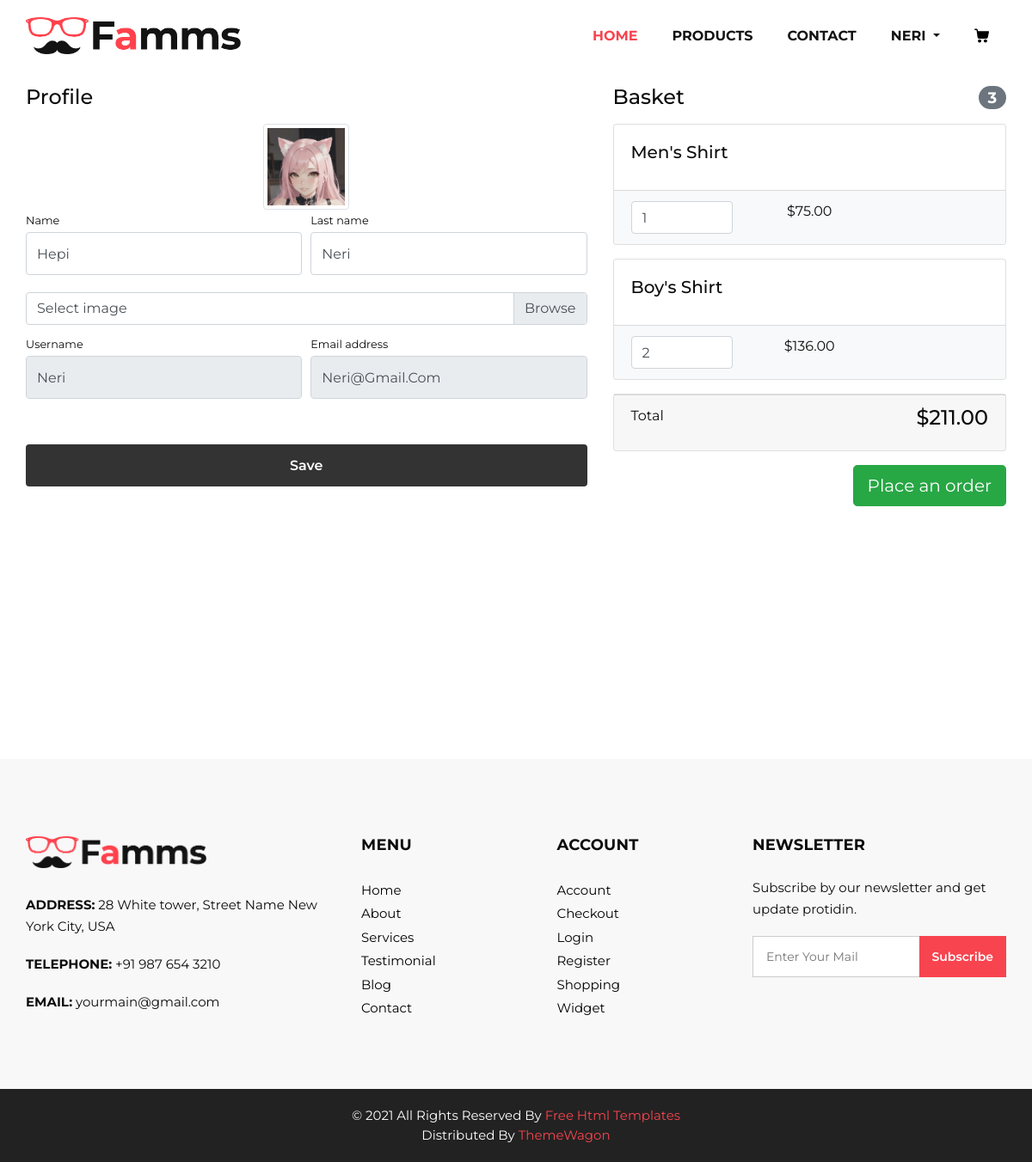
Page /user/profile/ (signed in) on the committed database.
### users/models.py (models this page shows)
class User(AbstractUser):
    image = models.ImageField(upload_to='users_image', null=True, blank=True)
    address = models.TextField(null=True, blank=True)

### orders/models.py (models this page shows, shortened)
class Basket(models.Model):
    user = models.ForeignKey(to=User, on_delete=models.CASCADE)
    objects = BasketQuerySet.as_manager()

class BasketItem(models.Model):
    basket = models.ForeignKey(to=Basket, on_delete=models.CASCADE)
    product = models.ForeignKey(to=Product, on_delete=models.CASCADE)
    quantity = models.PositiveSmallIntegerField(default=0)
    def sum(self):
        return self.product.actual_price() * self.quantity

### products/models.py (models this page shows, shortened)
class Product(models.Model):
    name = models.CharField(max_length=100)
    description = models.TextField(null=True, blank=True)
    image = models.ImageField(upload_to="product_images")
    price = models.DecimalField(max_digits=6, decimal_places=2)
    quantity = models.PositiveIntegerField(default=0)
    category = models.ForeignKey(to=ProductCategory, on_delete=models.PROTECT)
    def discount(self):
        try:
            return Discount.objects.get(product=self)
        except Exception:
            return None
    def actual_price(self):
        if self.discount():
            return self.price - ((self.discount().value * self.price) / 100)
        else:
            return self.price

class Discount(models.Model):
    product = models.ForeignKey(to=Product, on_delete=models.CASCADE)
    description = models.TextField(null=True, blank=True)
    value = models.IntegerField()
    active = models.BooleanField(default=True)

### users/views.py (the view)
# urls.py: path('profile/', profile, name="profile"),
@login_required
def profile(request):
    if request.method == "POST":
        form = UserProfileForm(instance=request.user, data=request.POST, files=request.FILES)
        if form.is_valid():
            form.save()
            return HttpResponseRedirect(reverse('user:profile'))
    else:
        form = UserProfileForm(instance=request.user)
    context = {
        'title': "Famms - profile",
        'form': form,
        'basket': Basket.objects.filter(user=request.user)
    }
    return render(request, 'users/profile.html', context)

### users/templates/users/profile.html (shortened to what this page needs)
{% extends 'base.html' %}
{% load static %}
{% block content %}
    <div class="container vh-100">
        <div class="row">
            <div class="col-lg-7">
                <h4 class="mt-3 mb-3">Profile</h4>
                <div class="col-lg-12 text-center">
                    <img width="100" height="100"
                         src="{% if user.image %} {{ user.image.url }} {% else %} {% static 'images/default_avatar.jpg' %}{% endif %}"
                         class="img-thumbnail">
                </div>
                <form action="{% url 'user:profile' %}" method="post" enctype="multipart/form-data">
                    <div class="form-row">
                        <div class="col-lg-6">
                            <div class="form-group">
                                <label class="small mb-1" for="{{ form.first_name.id_for_label }}">Name</label>
                                {{ form.first_name }}
                            </div>
                        </div>
                        <div class="col-lg-6">
                            <div class="form-group">
                                <label class="small mb-1" for="{{ form.last_name.id_for_label }}">Last name</label>
                                {{ form.last_name }}
                            </div>
                        </div>
                    </div>
                    <div class="form-row mb-2">
                        <div class="col-lg-12">
                            <div class="custom-file">
                                <label class="custom-file-label" for="{{ form.image.id_for_label }}">Select
                                    image</label>
                            </div>
                        </div>
                    </div>
                    <div class="form-row">
                        <div class="col-lg-6">
                            <label class="small mb-1" for="{{ form.username.id_for_label }}">Username</label>
                            {{ form.username }}
                        </div>
                        <div class="col-lg-6">
                            <label class="small mb-1" for="{{ form.email.id_for_label }}">Email address</label>
                            {{ form.email }}
                        </div>
                    </div>
                    <div class="form-row">
                        <div class="col-lg-12" style="margin-top: 33px;">
                            <input class="btn btn-info btn-block" type="submit" value="Save">
                        </div>
                    </div>
                </form>
            </div>
            <div class="col-lg-5">
                {% include 'orders/basket.html' %}
            </div>
        </div>
    </div>
{% endblock %}

### index/templates/base.html (shortened to what this page needs)
{% load static %}
<!DOCTYPE html>
<html lang="en">
<head>
    <link rel="stylesheet" type="text/css" href="{% static 'css/bootstrap.css' %}"/>
    <link href="{% static 'css/font-awesome.min.css' %}" rel="stylesheet"/>
    <link href="{% static 'css/style.css' %}" rel="stylesheet"/>
    <link href="{% static 'css/responsive.css' %}" rel="stylesheet"/>
</head>
<body>
<header class="header_section">
    <div class="container">
        <nav class="navbar navbar-expand-lg custom_nav-container ">
            <a class="navbar-brand" href="{% url 'index:index' %}"><img width="250" src="{% static 'images/logo.png' %}"
                                                                        alt="#"/></a>
            <div class="collapse navbar-collapse" id="navbarSupportedContent">
                <ul class="navbar-nav">
                    <li class="nav-item active">
                        <a class="nav-link" href="{% url 'index:index' %}">Home </a>
                    </li>
                    <li class="nav-item">
                        <a class="nav-link" href="{% url 'products:index' %}">Products</a>
                    </li>
                    <li class="nav-item">
                        <a class="nav-link" href="{% url 'index:contact' %}">Contact</a>
                    </li>
                    {% if user.is_authenticated %}
                        <li class="nav-item dropdown">
                            <a class="nav-link dropdown-toggle" href="#" data-toggle="dropdown" role="button"
                               aria-haspopup="true" aria-expanded="true"> <span
                                    class="nav-label"> {{ user.username }} </span></a>
                        </li>
                    {% else %}
                        <li class="nav-item">
                            <a class="nav-link" href="{% url "user:login" %}">Sing-up</a>
                        </li>
                    {% endif %}
                    <li class="nav-item">
                        <a class="nav-link" href="#">
                        </a>
                    </li>
                </ul>
            </div>
        </nav>
    </div>
</header>
{% block content %} {% endblock %}
<footer>
    <div class="container">
        <div class="row">
            <div class="col-md-4">
                <div class="full">
                    <div class="logo_footer">
                        <a href="#"><img width="210" src="{% static 'images/logo.png' %}" alt="#"/></a>
                    </div>
                    <div class="information_f">
                        <p><strong>ADDRESS:</strong> 28 White tower, Street Name New York City, USA</p>
                        <p><strong>TELEPHONE:</strong> +91 987 654 3210</p>
                        <p><strong>EMAIL:</strong> yourmain@gmail.com</p>
                    </div>
                </div>
            </div>
            <div class="col-md-8">
                <div class="row">
                    <div class="col-md-7">
                        <div class="row">
                            <div class="col-md-6">
                                <div class="widget_menu">
                                    <h3>Menu</h3>
                                    <ul>
                                        <li><a href="{% url 'index:index' %}">Home</a></li>
                                        <li><a href="#">About</a></li>
                                        <li><a href="#">Services</a></li>
                                        <li><a href="#">Testimonial</a></li>
                                        <li><a href="#">Blog</a></li>
                                        <li><a href="#">Contact</a></li>
                                    </ul>
                                </div>
                            </div>
                            <div class="col-md-6">
                                <div class="widget_menu">
                                    <h3>Account</h3>
                                    <ul>
                                        <li><a href="#">Account</a></li>
                                        <li><a href="#">Checkout</a></li>
                                        <li><a href="#">Login</a></li>
                                        <li><a href="#">Register</a></li>
                                        <li><a href="#">Shopping</a></li>
                                        <li><a href="#">Widget</a></li>
                                    </ul>
                                </div>
                            </div>
                        </div>
                    </div>
                    <div class="col-md-5">
                        <div class="widget_menu">
                            <h3>Newsletter</h3>
                            <div class="information_f">
                                <p>Subscribe by our newsletter and get update protidin.</p>
                            </div>
                            <div class="form_sub">
                                <form>
                                    <fieldset>
                                        <div class="field">
                                            <input type="email" placeholder="Enter Your Mail" name="email"/>
                                            <input type="submit" value="Subscribe"/>
                                        </div>
                                    </fieldset>
                                </form>
                            </div>
                        </div>
                    </div>
                </div>
            </div>
        </div>
    </div>
</footer>
<div class="cpy_">
    <p class="mx-auto">© 2021 All Rights Reserved By <a href="https://html.design/">Free Html Templates</a><br>
        Distributed By <a href="https://themewagon.com/" target="_blank">ThemeWagon</a>
    </p>
</div>
</body>

### orders/templates/orders/basket.html (shortened to what this page needs)
{% if basket.items %}
    <h4 class="mt-3 mb-3 d-flex justify-content-between align-items-center mb-3">
        Basket <span class="badge badge-secondary badge-pill">{{ basket.total_quantity }}</span>
    </h4>
    {% for baskedItem in basket.items %}
        <div class="card mb-3">
            <div class="card-body">
                <h5 class="card-title">{{ baskedItem.product.name }}</h5>
            </div>
            <ul class="list-group list-group-flush">
                <li class="list-group-item bg-light">
                    <div class="row text-center">
                        <div class="col-lg-4">
                            <input name="basketID" type="number" class="form-control"
                                   value="{{ baskedItem.quantity }}" min="0">
                        </div>
                        <div class="col-lg-4">${{ baskedItem.sum }}</div>
                        <div class="col-lg-4">
                            <a href="{% url 'order:basket_remove' baskedItem.id %}">
                                <i class="fas fa-trash"></i>
                            </a>
                        </div>
                    </div>
                </li>
            </ul>
        </div>
    {% endfor %}
    <div class="card mb-3">
        <div class="card-footer">
            <p class="float-left">Total</p>
            <h4 class="float-right">${{ basket.total_sum }}</h4>
        </div>
    </div>
    <a class="btn btn-success btn-lg float-right" href="{% url 'order:order_create' %}">
        Place an order
    </a>
{% else %}
    <h4 class="mt-3 mb-3 d-flex justify-content-between align-items-center mb-3">
        Basket is empty
    </h4>
{% endif %}

### rows in the picture
User: username "NERI", image (picture), first_name "Hepi", last_name "Neri", username "Neri", email "Neri@gmail.com"
Basket: total_quantity "3", total_sum "211.00"
BasketItem: product.name "Men's Shirt", basketID "1", sum "75.00"
BasketItem: product.name "Boy's Shirt", basketID "2", sum "136.00"
